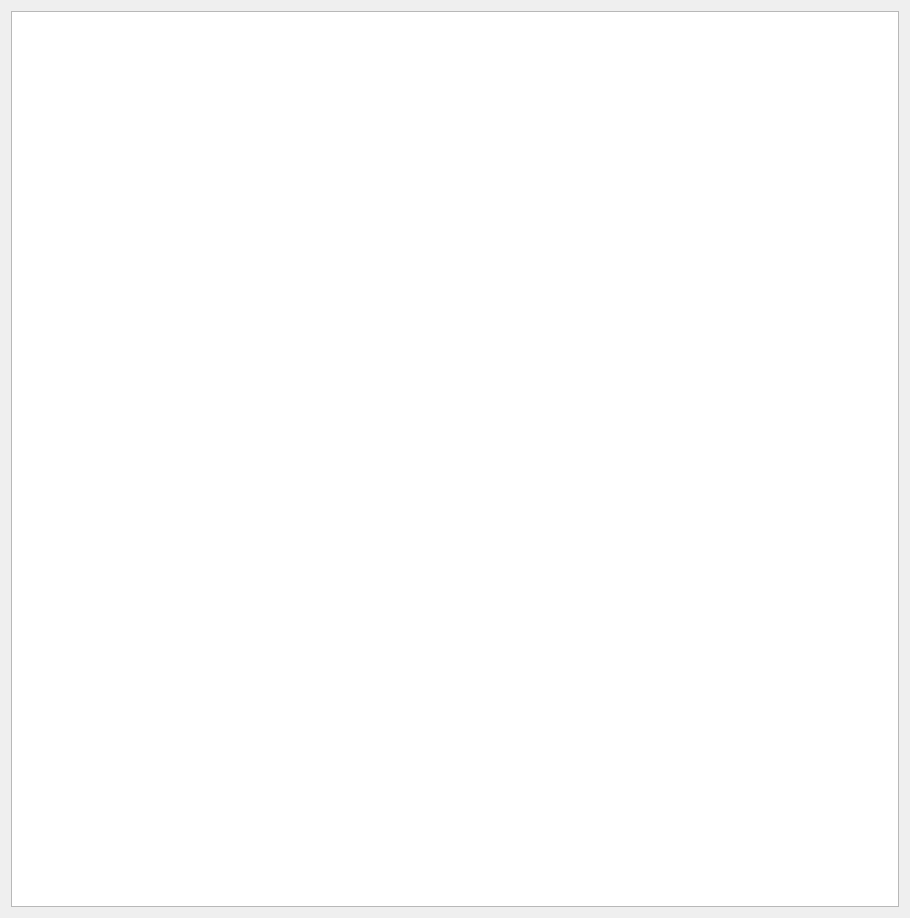
<?xml version="1.0" encoding="UTF-8"?>
<ui version="4.0">
 <class>Som</class>
 <widget class="QDialog" name="Som">
  <property name="geometry">
   <rect>
    <x>0</x>
    <y>0</y>
    <width>910</width>
    <height>918</height>
   </rect>
  </property>
  <property name="windowTitle">
   <string>Dialog</string>
  </property>
  <layout class="QHBoxLayout" name="horizontalLayout">
   <item>
    <widget class="QGraphicsView" name="graphicsView"/>
   </item>
  </layout>
 </widget>
 <resources/>
 <connections/>
</ui>
